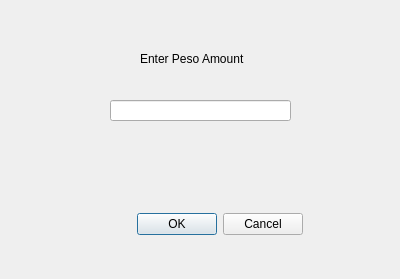
<?xml version="1.0" encoding="UTF-8"?>
<ui version="4.0">
 <class>Atm_Deposit</class>
 <widget class="QDialog" name="Atm_Deposit">
  <property name="geometry">
   <rect>
    <x>0</x>
    <y>0</y>
    <width>400</width>
    <height>279</height>
   </rect>
  </property>
  <property name="minimumSize">
   <size>
    <width>400</width>
    <height>279</height>
   </size>
  </property>
  <property name="maximumSize">
   <size>
    <width>400</width>
    <height>279</height>
   </size>
  </property>
  <property name="windowTitle">
   <string>DEPOSIT</string>
  </property>
  <widget class="QLabel" name="label">
   <property name="geometry">
    <rect>
     <x>140</x>
     <y>50</y>
     <width>181</width>
     <height>17</height>
    </rect>
   </property>
   <property name="text">
    <string>Enter Peso Amount</string>
   </property>
  </widget>
  <widget class="QLineEdit" name="lineEdit">
   <property name="geometry">
    <rect>
     <x>110</x>
     <y>100</y>
     <width>181</width>
     <height>21</height>
    </rect>
   </property>
  </widget>
  <widget class="QDialogButtonBox" name="buttonBox">
   <property name="geometry">
    <rect>
     <x>110</x>
     <y>210</y>
     <width>193</width>
     <height>28</height>
    </rect>
   </property>
   <property name="standardButtons">
    <set>QDialogButtonBox::Cancel|QDialogButtonBox::Ok</set>
   </property>
  </widget>
 </widget>
 <resources/>
 <connections/>
</ui>
